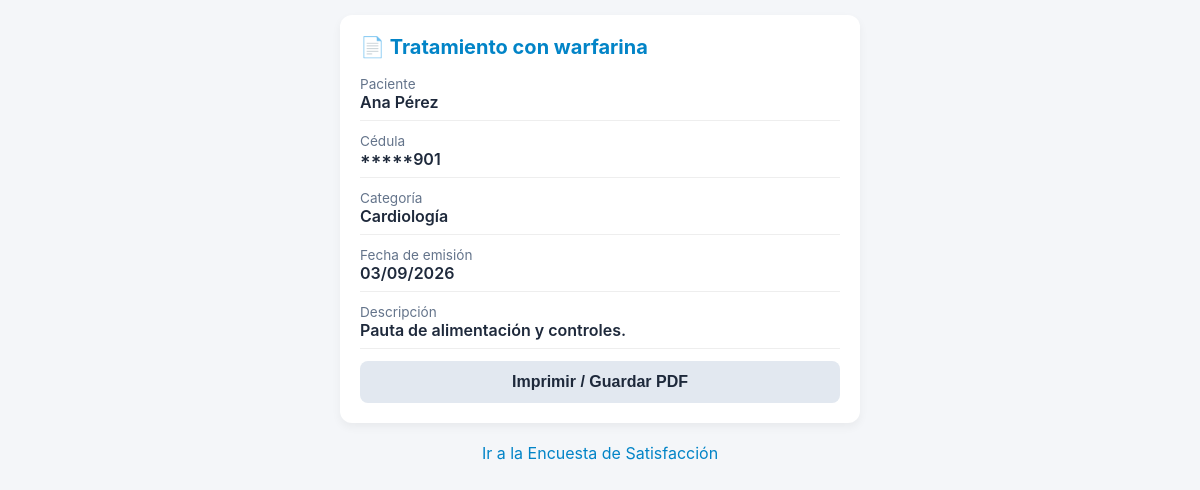
Page /presentacion/ver_documento_mobile.php?t=de110a9bf18b090df138180d5f487ad0 (signed in) on the committed database.
### tables this page shows
CREATE TABLE documento (
    id            INT AUTO_INCREMENT PRIMARY KEY,
    titulo        VARCHAR(120) NOT NULL,
    descripcion   TEXT NULL,
    archivo       VARCHAR(100) NULL,           
    token         CHAR(32) NOT NULL UNIQUE,
    fecha_emision DATE NOT NULL,
    activo        TINYINT(1) NOT NULL DEFAULT 1,
    id_categoria  INT NOT NULL,
    id_paciente   INT NOT NULL,
    FOREIGN KEY (id_categoria) REFERENCES categoria(id),
    FOREIGN KEY (id_paciente)  REFERENCES paciente(id)
);

CREATE TABLE usuario (
    id          INT AUTO_INCREMENT PRIMARY KEY,
    nombre      VARCHAR(80)  NOT NULL,
    email       VARCHAR(100) NOT NULL UNIQUE,
    contrasenia VARCHAR(255) NOT NULL,
    rol         ENUM('admin','paciente') NOT NULL DEFAULT 'paciente',
    activo      TINYINT(1)   NOT NULL DEFAULT 1
);

CREATE TABLE paciente (
    id         INT AUTO_INCREMENT PRIMARY KEY,
    ci         VARCHAR(8)  NOT NULL UNIQUE,    
    telefono   VARCHAR(20) NULL,
    id_usuario INT NOT NULL UNIQUE,
    FOREIGN KEY (id_usuario) REFERENCES usuario(id)
);

CREATE TABLE categoria (
    id     INT AUTO_INCREMENT PRIMARY KEY,
    nombre VARCHAR(60) NOT NULL UNIQUE
);

### datos/conexion.php (called while the page is built)
<?php
class Conexion {
    private $host    = "localhost";
    private $puerto  = "3306";
    private $dbname  = "sigsm_prueba";
    private $usuario = "root";
    private $clave   = "";
    private $charset = "utf8mb4";
    private $pdo;
    public function __construct() {
        $dsn = "mysql:host={$this->host};port={$this->puerto};dbname={$this->dbname};charset={$this->charset}";
        $opciones = [
            PDO::ATTR_ERRMODE            => PDO::ERRMODE_EXCEPTION,
            PDO::ATTR_DEFAULT_FETCH_MODE => PDO::FETCH_ASSOC,
            PDO::ATTR_EMULATE_PREPARES   => false,
        ];
        try {
            $this->pdo = new PDO($dsn, $this->usuario, $this->clave, $opciones);
        } catch (PDOException $e) {
            error_log("Error de conexión: " . $e->getMessage());
            die("No se pudo conectar con la base de datos. Revise datos/conexion.php y que MySQL esté encendido en XAMPP.");
        }
    }
    public function getConexion() {
        return $this->pdo;
    }
}

### datos/Documento.php (called while the page is built, shortened)
<?php
class Documento {
    private $pdo;
    public function __construct($pdo) {
        $this->pdo = $pdo;
    }
    private function consultaBase() {
        return "SELECT d.id, d.titulo, d.descripcion, d.archivo, d.token, d.fecha_emision,
                       d.id_categoria, d.id_paciente,
                       c.nombre AS categoria,
                       u.nombre AS nombre_paciente,
                       p.ci
                FROM documento d
                JOIN categoria c ON c.id = d.id_categoria
                JOIN paciente  p ON p.id = d.id_paciente
                JOIN usuario   u ON u.id = p.id_usuario
                WHERE d.activo = 1";
    }
    public function buscarPorToken($token) {
        $stmt = $this->pdo->prepare($this->consultaBase() . " AND d.token = ?");
        $stmt->execute([$token]);
        return $stmt->fetch();
    }
}

### negocio/sesion.php (called while the page is built, shortened)
<?php
function e($texto) {
    return htmlspecialchars((string) $texto, ENT_QUOTES, 'UTF-8');
}

### presentacion/ver_documento_mobile.php (the view, shortened to what this page needs)
<?php
require_once __DIR__ . '/../negocio/sesion.php';
require_once __DIR__ . '/../datos/conexion.php';
require_once __DIR__ . '/../datos/Documento.php';
$token = $_GET['t'] ?? '';
$doc   = false;
if (preg_match('/^[a-f0-9]{32}$/', $token)) {
    $doc = (new Documento((new Conexion())->getConexion()))->buscarPorToken($token);
}
function taparCedula($ci) {
    return str_repeat('*', max(strlen($ci) - 3, 0)) . substr($ci, -3);
}
?>
<!DOCTYPE html>
<html lang="es">
<head>
</head>
<body>
<div class="container">
<?php if (!$doc): ?>
    <h2>Documento no encontrado</h2>
    <p class="aviso">El código no es válido o el documento fue eliminado.</p>
<?php else: ?>
    <h2>📄 <?= e($doc['titulo']) ?></h2>
    <div class="info-group">
        <div class="label">Paciente</div>
        <div class="value"><?= e($doc['nombre_paciente']) ?></div>
    </div>
    <div class="info-group">
        <div class="label">Cédula</div>
        <div class="value"><?= e(taparCedula($doc['ci'])) ?></div>
    </div>
    <div class="info-group">
        <div class="label">Categoría</div>
        <div class="value"><?= e($doc['categoria']) ?></div>
    </div>
    <div class="info-group">
        <div class="label">Fecha de emisión</div>
        <div class="value"><?= e(date('d/m/Y', strtotime($doc['fecha_emision']))) ?></div>
    </div>
    <?php if ($doc['descripcion']): ?>
    <div class="info-group">
        <div class="label">Descripción</div>
        <div class="value"><?= e($doc['descripcion']) ?></div>
    </div>
    <?php endif; ?>
    <button type="button" class="btn-descargar btn-secundario" onclick="window.print();">Imprimir / Guardar PDF</button>
<?php endif; ?>
</div>
<div style="text-align: center; margin-top: 20px;">
    <a href="encuesta.php" class="btn-encuesta">Ir a la Encuesta de Satisfacción</a>
</div>
</body>
</html>

### presentacion/ver_documento_mobile.php (style rules this page uses)
body { font-family: -apple-system, BlinkMacSystemFont, "Segoe UI", Roboto, sans-serif; background-color: #f4f6f9; margin: 0; padding: 15px; color: #333; }
.container { max-width: 480px; margin: 0 auto; background: #ffffff; padding: 20px; border-radius: 12px; box-shadow: 0 4px 10px rgba(0,0,0,0.05); }
h2 { color: #0284c7; font-size: 1.25rem; margin-top: 0; }
.info-group { margin-bottom: 12px; border-bottom: 1px solid #eee; padding-bottom: 8px; }
.label { font-size: 0.85rem; color: #64748b; }
.value { font-size: 1rem; font-weight: 600; color: #1e293b; }
.btn-descargar { display: block; width: 100%; text-align: center; background-color: #0284c7; color: white; padding: 12px; border-radius: 8px; text-decoration: none; font-weight: bold; margin-top: 12px; box-sizing: border-box; border: none; font-size: 1rem; cursor: pointer; }
.btn-secundario { background-color: #e2e8f0; color: #1e293b; }
.btn-encuesta { color: #0284c7; text-decoration: none; }

### rows in the picture
documento: titulo "Tratamiento con warfarina", usuario.nombre "Ana Pérez", id_paciente.ci "*****901", id_categoria.nombre "Cardiología", fecha_emision "03/09/2026", descripcion "Pauta de alimentación y controles."
